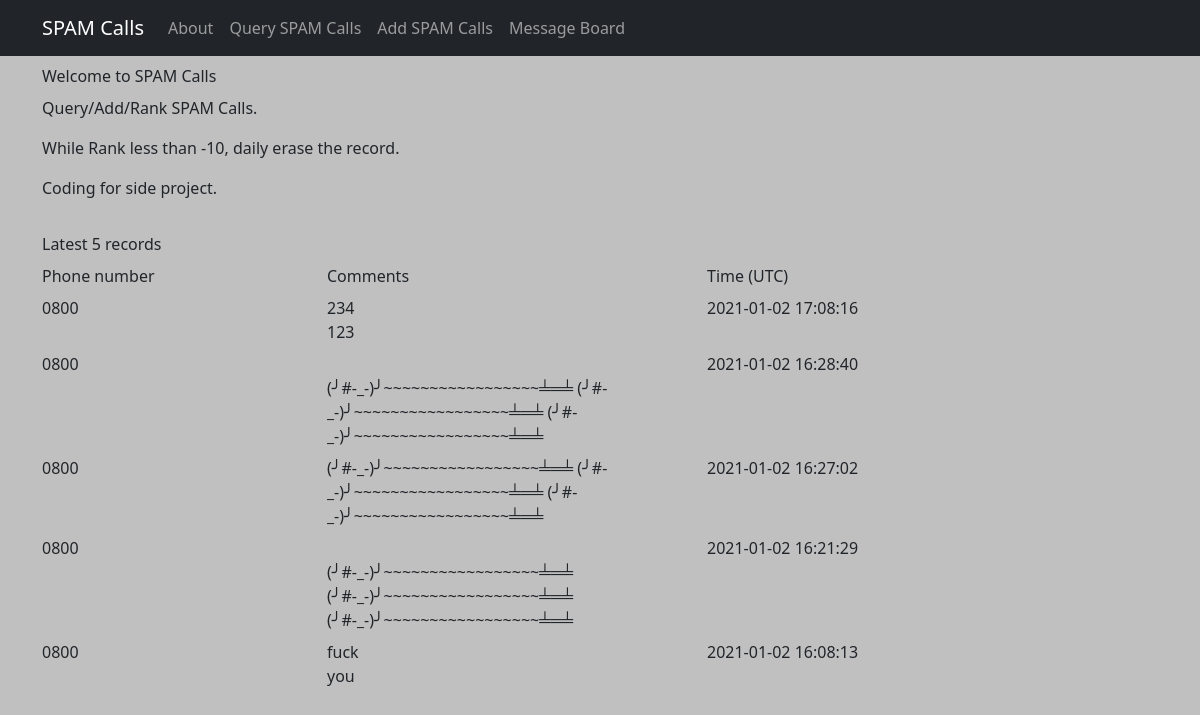
Before: /about with the older database file.
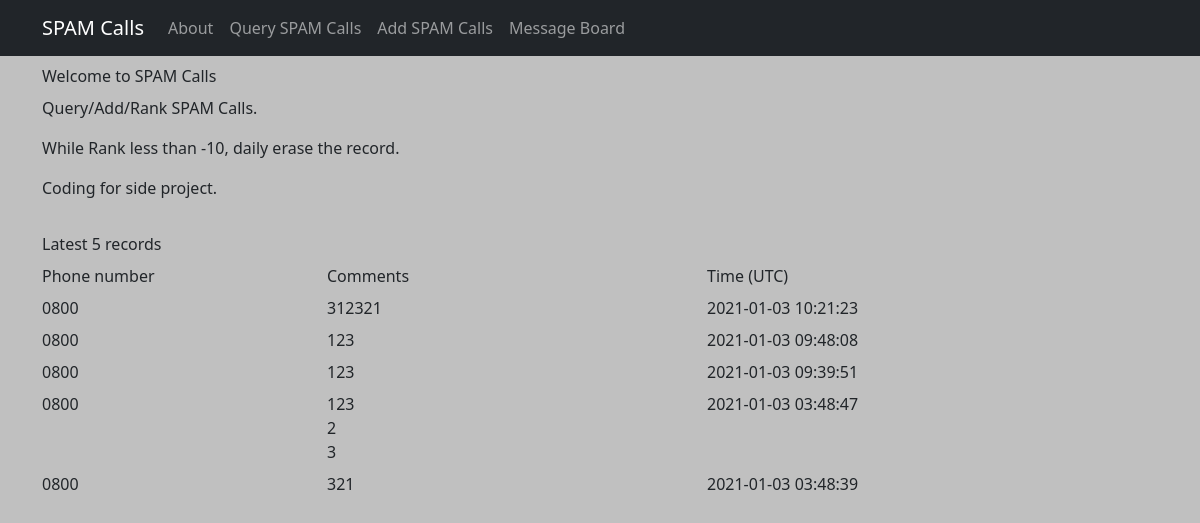
After: the same page with the newer database file.
### tables this page shows
CREATE TABLE calls (
            id INTEGER PRIMARY KEY AUTOINCREMENT,
            phone TEXT NOT NULL,
            comments TEXT NOT NULL,
            time TIMESTAMP DEFAULT CURRENT_TIMESTAMP,
            rank INTEGER DEFAULT 0
        );

### routes.py (the view)
@app.route("/", methods=["GET"])
@app.route("/about", methods=["GET"])
def about():
    sql = "select * from calls order by id desc limit 5"
    with sqlite3.connect(database) as con:
        con.row_factory = sqlite3.Row
        cur = con.cursor()
        cur.execute(sql)
        data = cur.fetchall()
    if data == []:
        return render_template("result.html", action='query', msg="")
    return render_template("about.html", data=data)

### templates/about.html (shortened to what this page needs)
{% extends "template.html" %}
{% block main %}
<div class="container">
    <label class="form-label">Welcome to SPAM Calls</label>
    <p class="text-justify">Query/Add/Rank SPAM Calls.</p>
    <p class="text-justify">While Rank less than -10, daily erase the record.</p>
    <p class="text-justify">Coding for side project.</p>
</div>
<div class="container">
    {% if msg != None%}
    <label class="form-label">Latest 5 records</label>
    <div class="row mb-2">
        <div class="col-3">Phone number</div>
        <div class="col-4">Comments</div>
        <div class="col-4">Time (UTC)</div>
    </div>
    {% for rec in data %}
    <div class="row mb-2">
        <div class="col-3">{{ rec["phone"] }}</div>
        <div class="col-4 newline">{{ rec["comments"].replace("\n","<br>")|safe }}</div>
        <div class="col-4">{{ rec["time"] }}</div>
    </div>
    {% endfor %}
    {% endif %}
</div>
{% endblock %}

Changed rows visible on the page:
no longer on this page (row unchanged): calls: phone "0800", comments.replace "234 123", time "2021-01-02 17:08:16"
no longer on this page (row edited): calls: phone "0800", comments.replace "(╯#-_-)╯~~~~~~~~~~~~~~~~~╧═╧ (╯#-_-)╯~~~~~~~~~~~~~~~~~╧═╧ (╯#-_-)╯~~~~~~~~~~~~~~~~~╧═╧", time "2021-01-02 16:28:40"
no longer on this page (row unchanged): calls: phone "0800", comments.replace "(╯#-_-)╯~~~~~~~~~~~~~~~~~╧═╧ (╯#-_-)╯~~~~~~~~~~~~~~~~~╧═╧ (╯#-_-)╯~~~~~~~~~~~~~~~~~╧═╧", time "2021-01-02 16:27:02"
no longer on this page (row unchanged): calls: phone "0800", comments.replace "(╯#-_-)╯~~~~~~~~~~~~~~~~~╧═╧ (╯#-_-)╯~~~~~~~~~~~~~~~~~╧═╧ (╯#-_-)╯~~~~~~~~~~~~~~~~~╧═╧", time "2021-01-02 16:21:29"
no longer on this page (row unchanged): calls: phone "0800", comments.replace "fuck you", time "2021-01-02 16:08:13"
added calls: phone "0800", comments.replace "312321", time "2021-01-03 10:21:23"
added calls: phone "0800", comments.replace "123", time "2021-01-03 09:48:08"
added calls: phone "0800", comments.replace "123", time "2021-01-03 09:39:51"
added calls: phone "0800", comments.replace "123 2 3", time "2021-01-03 03:48:47"
added calls: phone "0800", comments.replace "321", time "2021-01-03 03:48:39"
